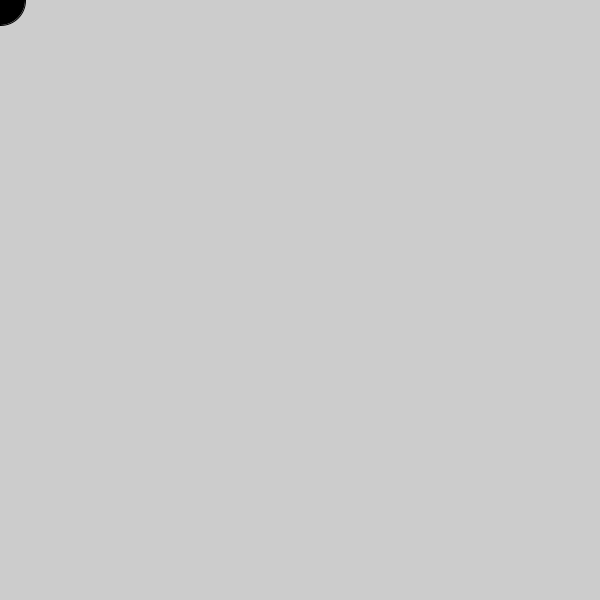
Frame 1 (no input)
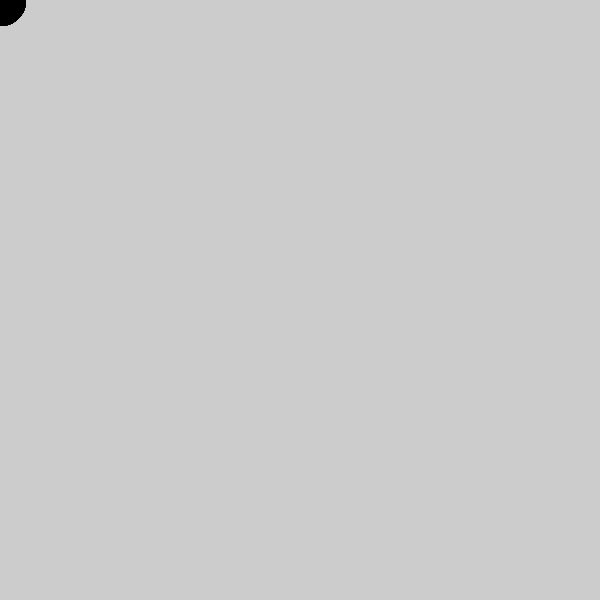
Frame 60 (the mouse pressed at the canvas centre just before this capture)
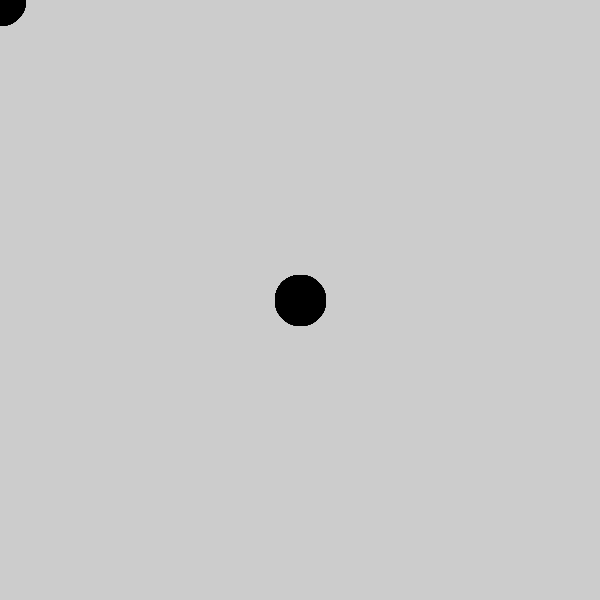
Frame 120 (the mouse held since frame 60 and released just before this capture)

The Processing sketch that drew these frames (run headless with seeded random() and noise(); from frame 60 on, the mouse is pressed at the canvas centre):

// Processing sketch: processing_95833
// ── processing_95833.pde

int baseAngle;
color bColor, FillCol;

void setup() {
  size(600,600); // Size of canvas
  colorMode(HSB, 360, 100,100); // Change the way Processing interprets color
}
 
void draw() {
  fill(0); // Color
  ellipse(mouseX, mouseY, 50,50); // Round brush
}

void mousePressed() { // Changes color when click
 setComplementary(); // Set up for color change
}

void setComplementary() {
  baseAngle = int(random(255));
  bColor = color(baseAngle, 180, 90+random(30)); // background color random
  background(bColor); // background color random
  noFill();
}
